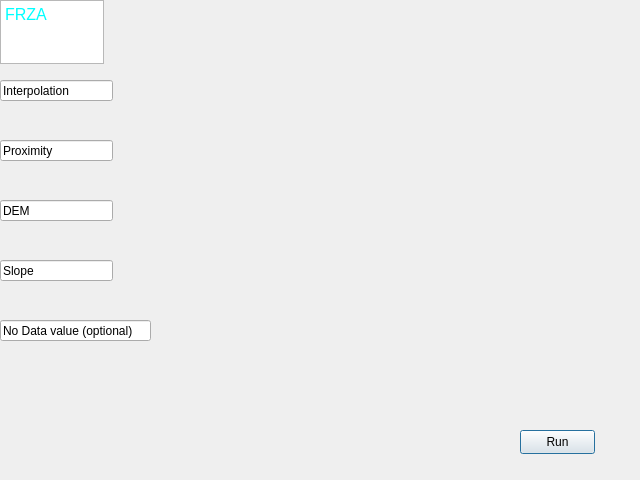
<?xml version="1.0" encoding="UTF-8"?>
<ui version="4.0">
 <class>Dialog</class>
 <widget class="QDialog" name="Dialog">
  <property name="geometry">
   <rect>
    <x>0</x>
    <y>0</y>
    <width>640</width>
    <height>480</height>
   </rect>
  </property>
  <property name="windowTitle">
   <string>Dialog</string>
  </property>
  <widget class="QTextEdit" name="textEdit">
   <property name="geometry">
    <rect>
     <x>0</x>
     <y>0</y>
     <width>104</width>
     <height>64</height>
    </rect>
   </property>
   <property name="html">
    <string>&lt;!DOCTYPE HTML PUBLIC &quot;-//W3C//DTD HTML 4.0//EN&quot; &quot;http://www.w3.org/TR/REC-html40/strict.dtd&quot;&gt;
&lt;html&gt;&lt;head&gt;&lt;meta name=&quot;qrichtext&quot; content=&quot;1&quot; /&gt;&lt;meta charset=&quot;utf-8&quot; /&gt;&lt;style type=&quot;text/css&quot;&gt;
p, li { white-space: pre-wrap; }
hr { height: 1px; border-width: 0; }
li.unchecked::marker { content: &quot;\2610&quot;; }
li.checked::marker { content: &quot;\2612&quot;; }
&lt;/style&gt;&lt;/head&gt;&lt;body style=&quot; font-family:'Segoe UI'; font-size:9pt; font-weight:400; font-style:normal;&quot;&gt;
&lt;p style=&quot; margin-top:0px; margin-bottom:0px; margin-left:0px; margin-right:0px; -qt-block-indent:0; text-indent:0px;&quot;&gt;&lt;span style=&quot; font-size:12pt; color:#00ffff;&quot;&gt;FRZA&lt;/span&gt;&lt;/p&gt;&lt;/body&gt;&lt;/html&gt;</string>
   </property>
  </widget>
  <widget class="QLabel" name="label">
   <property name="geometry">
    <rect>
     <x>0</x>
     <y>70</y>
     <width>111</width>
     <height>31</height>
    </rect>
   </property>
   <property name="text">
    <string/>
   </property>
  </widget>
  <widget class="QLineEdit" name="lineEdit">
   <property name="geometry">
    <rect>
     <x>0</x>
     <y>140</y>
     <width>113</width>
     <height>21</height>
    </rect>
   </property>
   <property name="text">
    <string>Proximity</string>
   </property>
  </widget>
  <widget class="QLineEdit" name="lineEdit_2">
   <property name="geometry">
    <rect>
     <x>0</x>
     <y>200</y>
     <width>113</width>
     <height>21</height>
    </rect>
   </property>
   <property name="text">
    <string>DEM </string>
   </property>
  </widget>
  <widget class="QLineEdit" name="lineEdit_3">
   <property name="geometry">
    <rect>
     <x>0</x>
     <y>260</y>
     <width>113</width>
     <height>21</height>
    </rect>
   </property>
   <property name="text">
    <string>Slope</string>
   </property>
  </widget>
  <widget class="QLineEdit" name="lineEdit_5">
   <property name="geometry">
    <rect>
     <x>0</x>
     <y>80</y>
     <width>113</width>
     <height>21</height>
    </rect>
   </property>
   <property name="text">
    <string>Interpolation</string>
   </property>
  </widget>
  <widget class="QLineEdit" name="lineEdit_4">
   <property name="geometry">
    <rect>
     <x>0</x>
     <y>320</y>
     <width>151</width>
     <height>21</height>
    </rect>
   </property>
   <property name="text">
    <string>No Data value (optional)</string>
   </property>
  </widget>
  <widget class="QPushButton" name="pushButton">
   <property name="geometry">
    <rect>
     <x>520</x>
     <y>430</y>
     <width>75</width>
     <height>24</height>
    </rect>
   </property>
   <property name="text">
    <string>Run</string>
   </property>
  </widget>
 </widget>
 <resources/>
 <connections/>
</ui>
